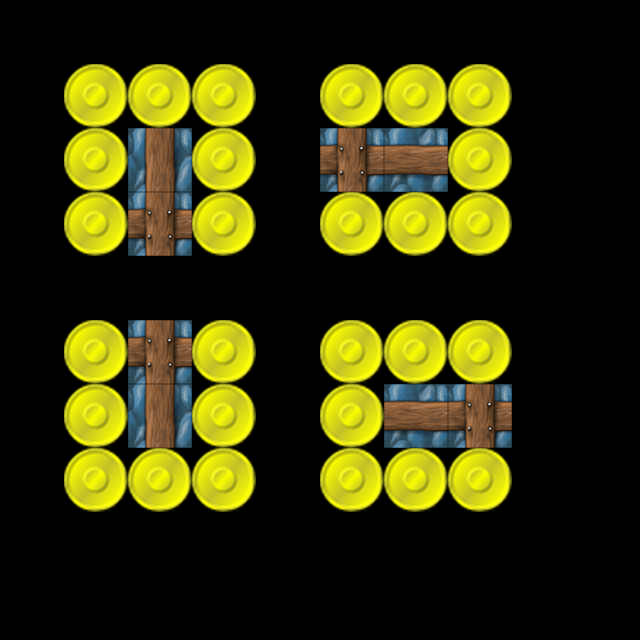

A level layout from a 2D game, rendered from its tile map. Below: a short description, then the map file with tile-grid data replaced by summaries:
An orthogonal 10x10 tile map with 64x64 px tiles, 3 tile layers (regions, input_wall, output_wall).

<map version="1.0" orientation="orthogonal" width="10" height="10" tilewidth="64" tileheight="64">
 <tileset firstgid="1" source="../tilesets/maze.tsx" />
 <layer name="regions" width="10" height="10">
  <data>[100 cells, 27 non-empty, 1 distinct tile ids]</data>
 </layer>
 <layer name="input_wall" width="10" height="10">
  <data>[100 cells, 8 non-empty, 1 distinct tile ids]</data>
 </layer>
 <layer name="output_wall" width="10" height="10">
  <data>[100 cells, 15 non-empty, 4 distinct tile ids]</data>
 </layer>
</map>